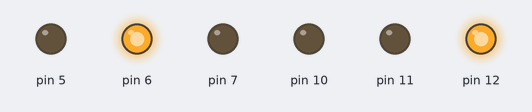
The sketch below on a simulated Arduino Uno, built with avr-gcc and run on an emulated ATmega328P. Parts: output pins drawn as LEDs (lit = HIGH).

Above: at 0.5 s.
At 1.5 s:
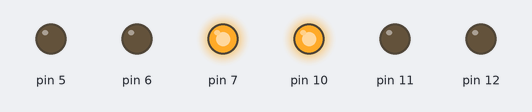
At 3.2 s:
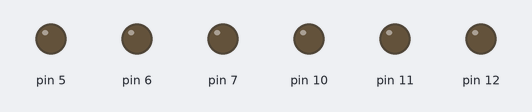
At 6.0 s:
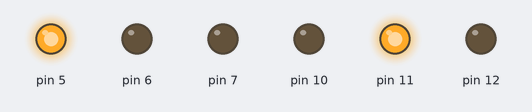
Timing chart, 0 to 8.1 s (numbered marks = the images above):
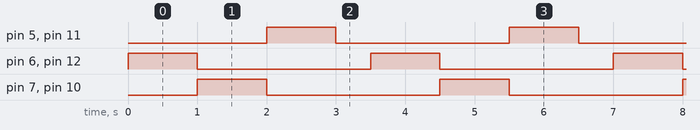

Measured:
- by itself, pin 5–7, pin 10–12: alternates HIGH for 1.0 s and LOW for 2.5 s
- by itself, everything shown: repeats every 3.5 s, in 4 steps

The sketch:

Exp3.ino
```cpp
// C++ code
//
void setup()
{
  pinMode(12, OUTPUT);
  pinMode(11, OUTPUT);
  pinMode(10, OUTPUT);
  pinMode(7, OUTPUT);
  pinMode(6, OUTPUT);
  pinMode(5, OUTPUT);
}

void loop()
{
  digitalWrite(12, HIGH);
  digitalWrite(6, HIGH);
  delay(1000);
  digitalWrite(12, LOW);
  digitalWrite(6, LOW);
  digitalWrite(10, HIGH);
  digitalWrite(7, HIGH);
  delay(1000);
  digitalWrite(10, LOW);
  digitalWrite(7, LOW);
  digitalWrite(11, HIGH);
  digitalWrite(5, HIGH);
  delay(1000);
  digitalWrite(11, LOW);
  digitalWrite(5, LOW);
  delay(500);
}
```
